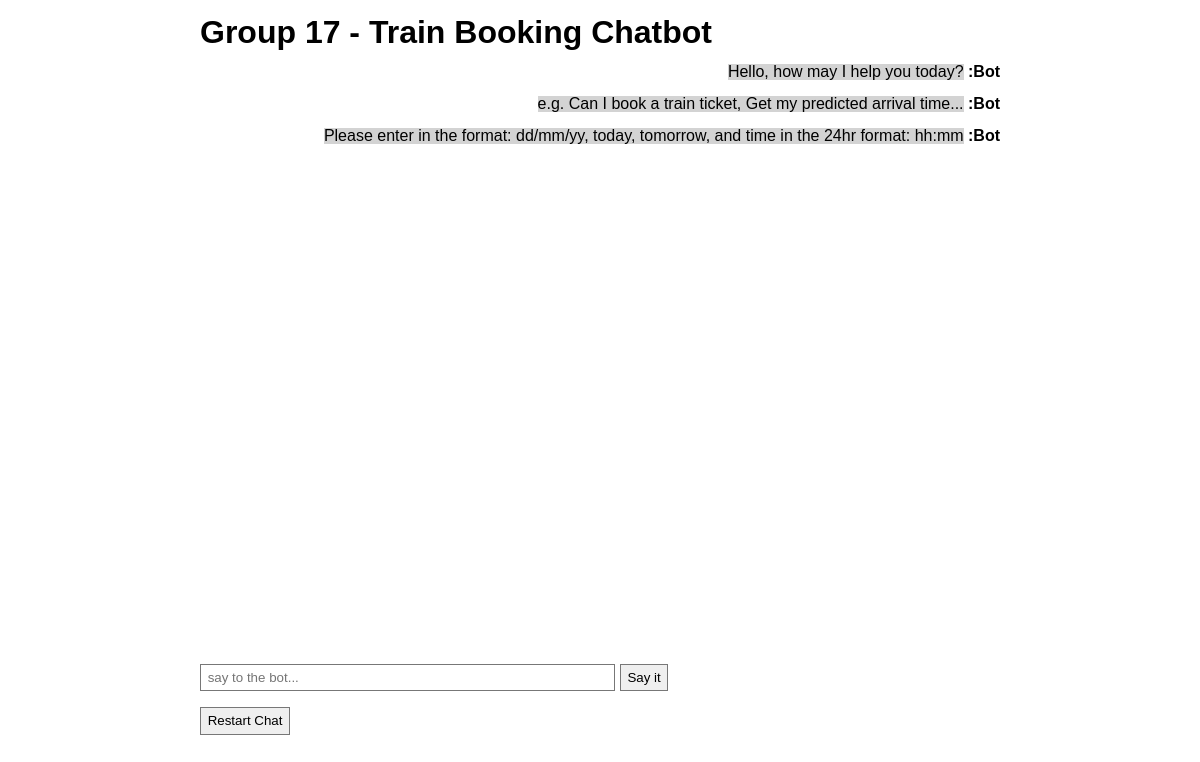
The page / on the database its author committed.
### tables this page shows
CREATE TABLE chatHist (
            itemid integer PRIMARY KEY AUTOINCREMENT,
            whosaid varchar,
            item varchar
        );

### main.py (the view)
@app.route('/', methods=['GET', 'POST'])
def index():
    query = "SELECT itemid, whosaid, item FROM chatHist"
    result = query_db(query)
    return render_template('index.html', data=result)

### main.py (called while the page is built)
def get_db():
    db = getattr(g, '_database', None)
    if db is None:
        db = g._database = sqlite3.connect(DATABASE)
    def make_dicts(cursor, row):
        return dict((cursor.description[idx][0], value)
                    for idx, value in enumerate(row))
    db.row_factory = make_dicts
    return db

def query_db(query, args=(), one=False):
    cur = None
    rv = None
    try:
        cur = get_db().execute(query, args)
        rv = cur.fetchall()
    except sqlite3.Error as e:
        app.logger.info('Database error: %s' % e)
    except Exception as e:
        app.logger.info('Exception in query_db: %s' % e)
    finally:
        if cur:
            cur.close()
    return (rv[0] if rv else None) if one else rv

@app.teardown_appcontext
def close_connection(exception):
    db = getattr(g, '_database', None)
    if db is not None:
        db.close()

### templates/index.html (shortened to what this page needs)
<!DOCTYPE html>
<html lang="en">
<head>
    <link rel="stylesheet" type="text/css" href="static/main.css">
</head>
<body>
<h1>Group 17 - Train Booking Chatbot</h1>
<div id="conversation">
    <div id="chatHistory">
        {% for item in data %}
            {% if item.whosaid == "You: "%}
                <div id="youSaid">
                    <h4>{{item.whosaid}}</h4>
                    <div id="youText">
                        {{item.item}}
                    </div>
                </div>
            {% else %}
                <div id="botSaid">
                    <div id="botText">
                    {% if item.item.startswith("http") %}
                        <p>Ticket found! </p>
                        <a href="{{item.item}}" target="_blank">Click here to see the ticket!</a>
                    {% else %}
                            {{item.item}}
                    {% endif %}
                    </div>
                    <h4>{{item.whosaid}}</h4>
                </div>
            {% endif %}
            <br>
        {% endfor %}
    </div>
    <div id="inputForm">
    <form action="/userUpdate" method="POST">
        <input name="inputBox" id="inputBox" placeholder="say to the bot... " autocomplete="off" style="width: 400px;" autofocus>
        <input type="submit" value="Say it">
    </form>
    </div>
    <br>
    <form action="/restartChat" method="POST">
        <input type="submit" value="Restart Chat">
    </form>
</div>
</body>
</html>

### static/main.css (style rules this page uses)
#chatHistory { width:800px; height:600px; overflow-y:auto; overflow-x:auto; }
#botSaid { text-align: right; }
#botText { display: inline-block; background-color: lightgray; }
body, h1, h2, h3, p, div, li, ul, form { margin: 0; padding: 0; line-height: 1em; border: 0; }
body { line-height: 1.5em; font-family: sans-serif; width: 50em; margin: 0 auto; padding-bottom: 2em; }
h1 { padding-top: 0.5em; padding-bottom: 0.5em; }
h4 { display: inline; }
form input { border: 1px solid #777; line-height: 1.5em; padding: 0.2em 0.5em; }

### rows shown on the page
chatHist: item "Hello, how may I help you today?", whosaid ":Bot"
chatHist: item "e.g. Can I book a train ticket, Get my predicted arrival time...", whosaid ":Bot"
chatHist: item "Please enter in the format: dd/mm/yy, today, tomorrow, and time in the 24hr format: hh:mm", whosaid ":Bot"
